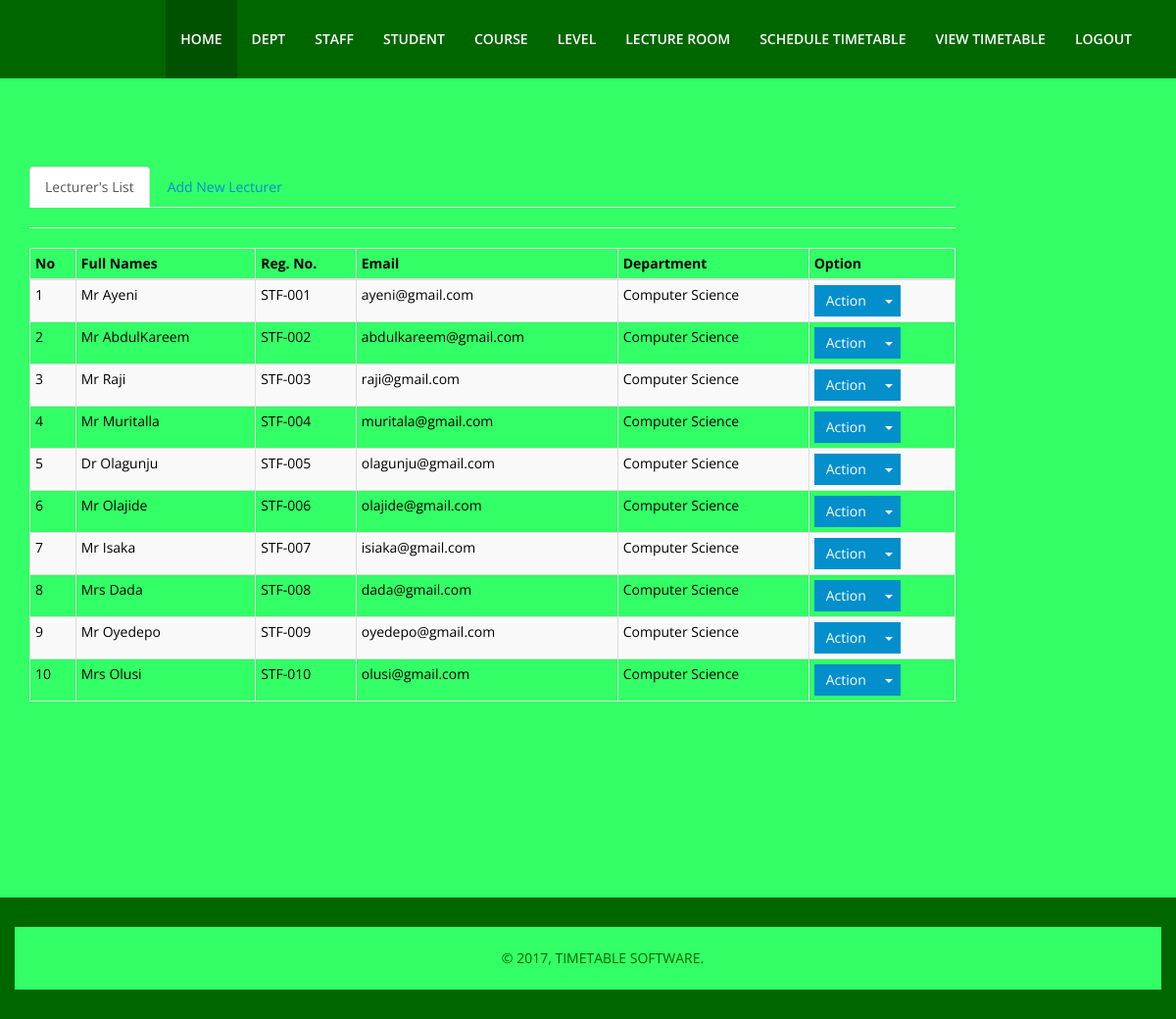
/staff.php (signed in), run on the app's committed database.
### tables this page shows
CREATE TABLE IF NOT EXISTS `staff` (
  `id` int(11) NOT NULL AUTO_INCREMENT,
  `name` varchar(200) NOT NULL,
  `reg_no` varchar(15) NOT NULL,
  `email` varchar(150) NOT NULL,
  `department` varchar(150) NOT NULL,
  `depid` varchar(11) NOT NULL,
  PRIMARY KEY (`id`)
);

### staff.php (the view, shortened to what this page needs)
<?php include ('adminhead.php');
include ('dbcon.php');
 ?>
  <section id="services">
    <div class="container">
      <div class="heading wow fadeInUp" data-wow-duration="1000ms" data-wow-delay="300ms">
        <div class="row">
<div class="col-lg-10">
<ul class="nav nav-tabs">
    <li class="active"><a data-toggle="tab" href="#list">Lecturer's List</a></li>
    <li><a data-toggle="tab" href="#add">Add New Lecturer</a></li>
  </ul>
  <div class="tab-content">
    <div id="list" class="tab-pane fade in active">
      <hr>
      <table class="table table-bordered table-striped table-condensed">
                              <thead>
                              <tr>
                                 <th>No</th>
                                              <th>Full Names</th>
                                              <th>Reg. No.</th>
                                              <th>Email</th>
                                              <th>Department</th>
                                              <th>Option</th>
                              </tr>
                              </thead>
                              <tbody>
<?php
$p = 1;
$sql = mysqli_query($conn, "select * from staff");
 if (mysqli_num_rows($sql) > 0){
while ($row = mysqli_fetch_assoc($sql)){
?>
<tr>
<td><?php echo $p++; ?></td>
<td><?php echo $row['name'];?></td>
<td><?php echo $row['reg_no'];?></td>
<td><?php echo $row['email'];?></td>
<td><?php echo $row['department'];?></td>
<td>
<div class="btn-group">
<button class="btn btn-primary">Action</button>
<button data-toggle="dropdown" class="btn btn-primary dropdown-toggle"><span class="caret"></span></button>
                                  </td>
                                  </tr>
<?php
}
 }
 ?>
                              </tbody>
</table>
    </div>
        </div>
    </div>
  </div>
</section>
<?php include ('footer.php');?>

### css/lightbox.css (style rules this page uses)
body:after { content: url(../images/lightbox/close.png) url(../images/lightbox/loading.gif) url(../images/lightbox/prev.png) url(../images/lightbox/next.png); display: none; }

### css/main.css (style rules this page uses)
body { font-family: 'Open Sans', sans-serif; font-size: 14px; line-height: 24px; color: #000; background-color: #3F6; }
.btn { border: 0; border-radius: 0; }
a { text-decoration: none; -webkit-transition: 300ms; -moz-transition: 300ms; -o-transition: 300ms; transition: 300ms; }
section { padding: 90px 0; }
.heading { padding-bottom:90px; }

### data on the page
staff: name "Mr Ayeni", reg_no "STF-001", email "ayeni@gmail.com", department "Computer Science"
staff: name "Mr AbdulKareem", reg_no "STF-002", email "abdulkareem@gmail.com", department "Computer Science"
staff: name "Mr Raji", reg_no "STF-003", email "raji@gmail.com", department "Computer Science"
staff: name "Mr Muritalla", reg_no "STF-004", email "muritala@gmail.com", department "Computer Science"
staff: name "Dr Olagunju", reg_no "STF-005", email "olagunju@gmail.com", department "Computer Science"
staff: name "Mr Olajide", reg_no "STF-006", email "olajide@gmail.com", department "Computer Science"
staff: name "Mr Isaka", reg_no "STF-007", email "isiaka@gmail.com", department "Computer Science"
staff: name "Mrs Dada", reg_no "STF-008", email "dada@gmail.com", department "Computer Science"
staff: name "Mr Oyedepo", reg_no "STF-009", email "oyedepo@gmail.com", department "Computer Science"
staff: name "Mrs Olusi", reg_no "STF-010", email "olusi@gmail.com", department "Computer Science"
